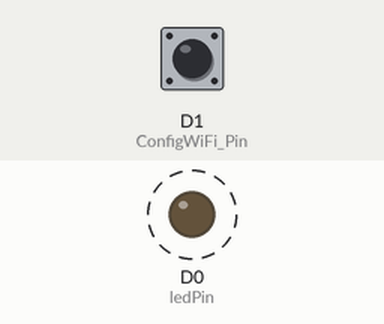
Recording of a sketch running on a simulated ESP8266 (NodeMCU). Shown: output pins drawn as LEDs (lit = HIGH). Dashed ring = blinking. The inputs (shaded band) are chosen by the test bench; at power-on: D1 (ConfigWiFi_Pin) HIGH. WiFi joins after 1.5 s; servers stay silent unless stated; uploads are accepted with an empty reply; what the sketch prints to the serial monitor is not drawn.

Above: at 1.7 s.
Timing chart, 0 to 4.5 s (numbered marks = the images above):
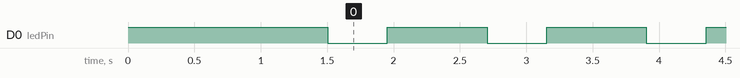

Measured:
- by itself, D0 (ledPin): alternates HIGH for 0.75 s and LOW for 0.45 s

The sketch:

box.ino
```cpp
// Include
#include <ESP8266WiFi.h>
#include <ESP8266HTTPClient.h>
#include <DNSServer.h>
#include <ESP8266WebServer.h>
#include <WiFiManager.h>

// Variable
#define D0 16             // USER LED Wake
#define ledPin  D0        // the number of the LED pin
#define D1 5
#define ConfigWiFi_Pin D1
#define ESP_AP_NAME "SmartHome Config AP"
String id = "2";
String Url = "http://profiledev.xyz/SmartHome/Box/index.php?id=" + id;

void setup ()
{
  pinMode(ledPin, OUTPUT);
  pinMode(ConfigWiFi_Pin,INPUT_PULLUP);
  Serial.begin(115200);
  digitalWrite(ledPin,HIGH);
  WiFiManager wifiManager;
  //wifiManager.resetSettings();  //Use Test
  if(digitalRead(ConfigWiFi_Pin) == LOW) // Press button
  {
    //reset saved settings
    wifiManager.resetSettings(); // go to ip 192.168.4.1 to config
  }
  wifiManager.autoConnect(ESP_AP_NAME);
  while (WiFi.status() != WL_CONNECTED){
     delay(250);
     Serial.print(".");
  }
  Serial.println("WiFi connected");
  Serial.println("IP address: ");
  Serial.println(WiFi.localIP());
}

void loop(){
  if (WiFi.status() == WL_CONNECTED){
    digitalWrite(ledPin,LOW);  // Show Connected
    HTTPClient http; //Declare an object of class HTTPClient
    http.begin(Url); //Specify request destination
    int httpCode = http.GET(); //Send the request
    if (httpCode > 0)
    { //Check the returning code
      String payload = http.getString(); //Get the request response payload
      Serial.println("Round"); //Print the response payload
      String Device1 = payload.substring(0, 1);
      Serial.println("Device1 = " + Device1);
      String Device2 = payload.substring(2, 3);
      Serial.println("Device2 = " + Device2);
      String Device3 = payload.substring(4, 5);
      Serial.println("Device3 = " + Device3);
      if ((Device1 == "1" || Device1 == "0") && (Device2 == "1" || Device2 == "0") && (Device3 == "1" || Device3 == "0")){
        // Content
      }else{
        digitalWrite(ledPin,LOW);
        delay(250);
        digitalWrite(ledPin,HIGH);
        delay(250);
      }
    }
    http.end(); //Close connection
  }else{
    digitalWrite(ledPin,HIGH); // Can't connect
  }
  delay(500);
}
```
